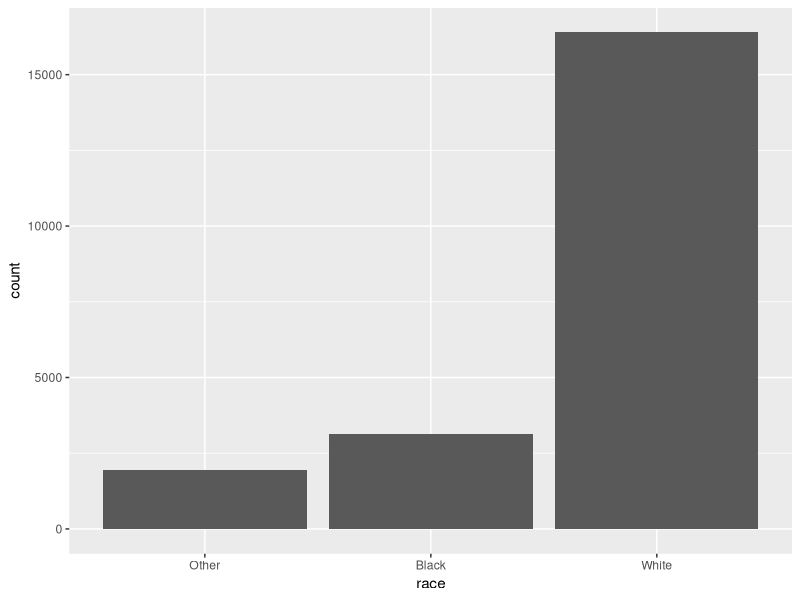
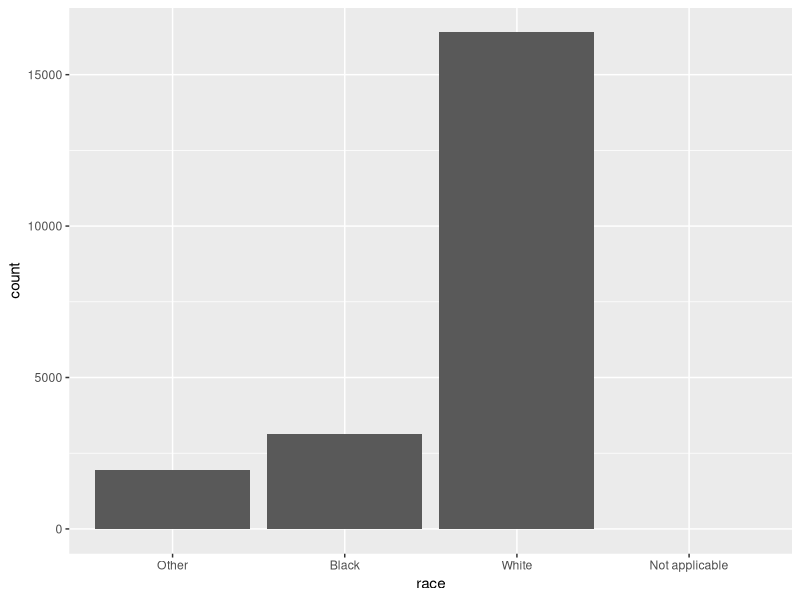
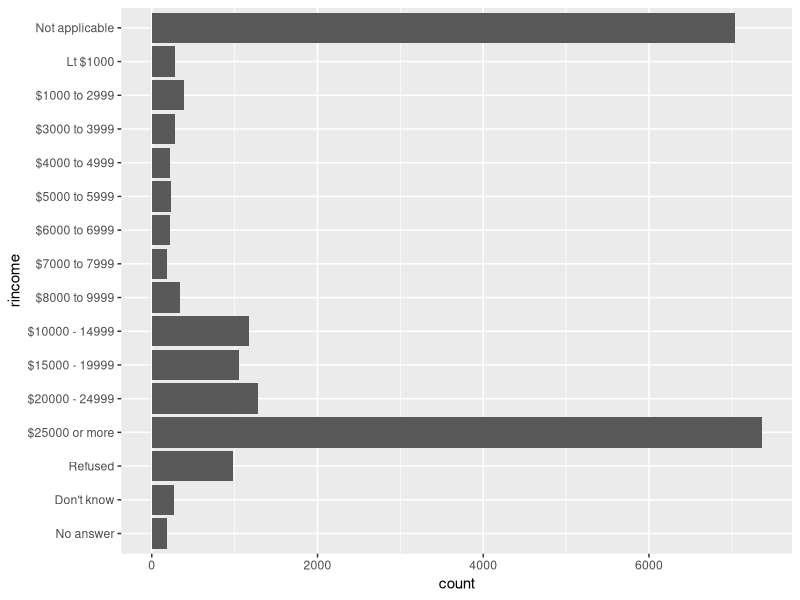
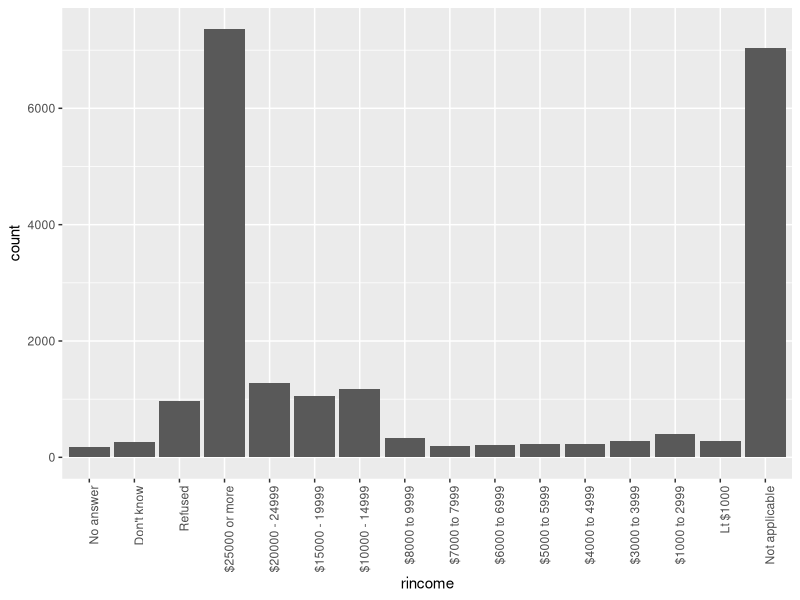
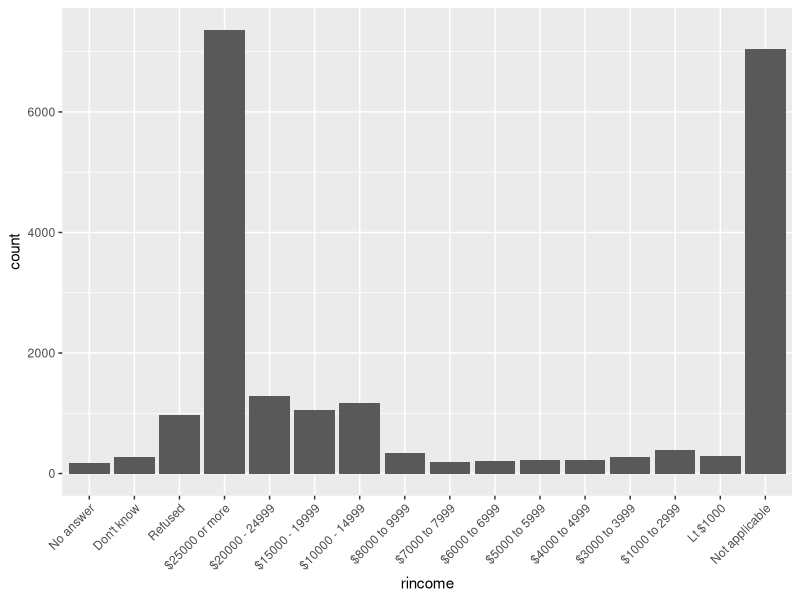
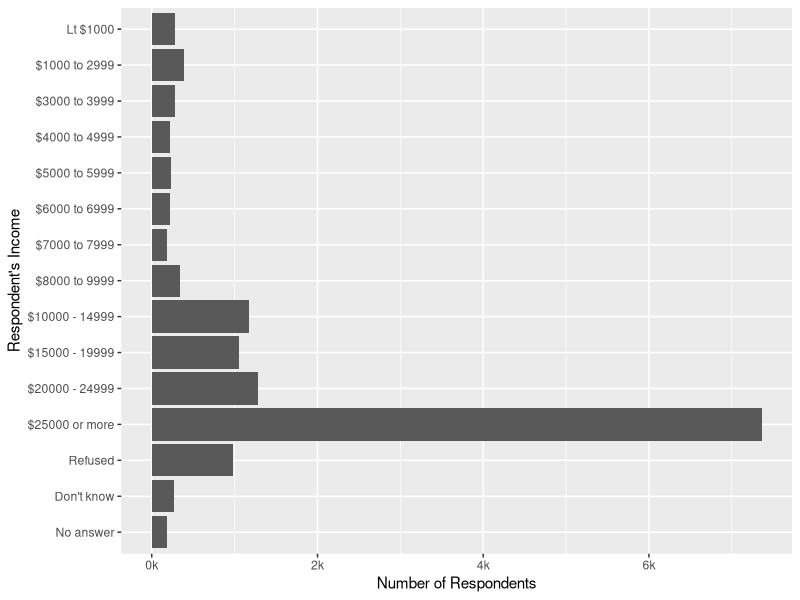
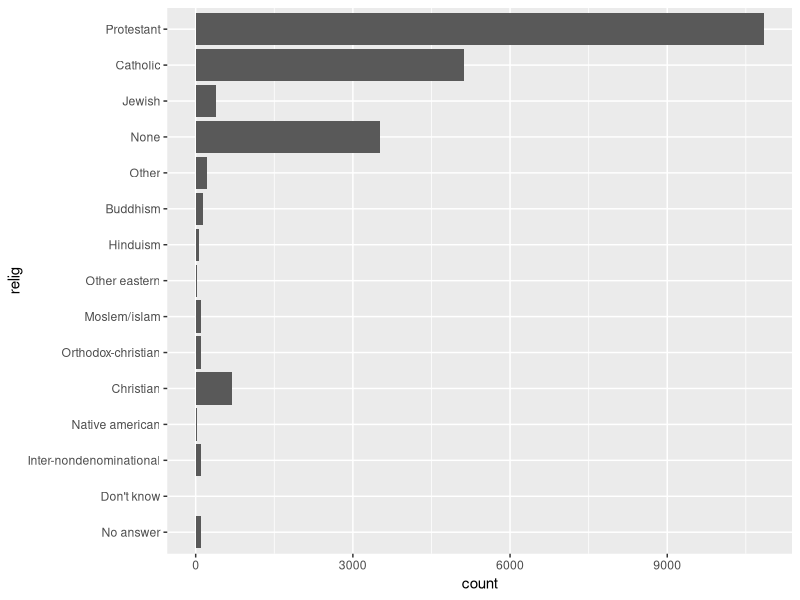
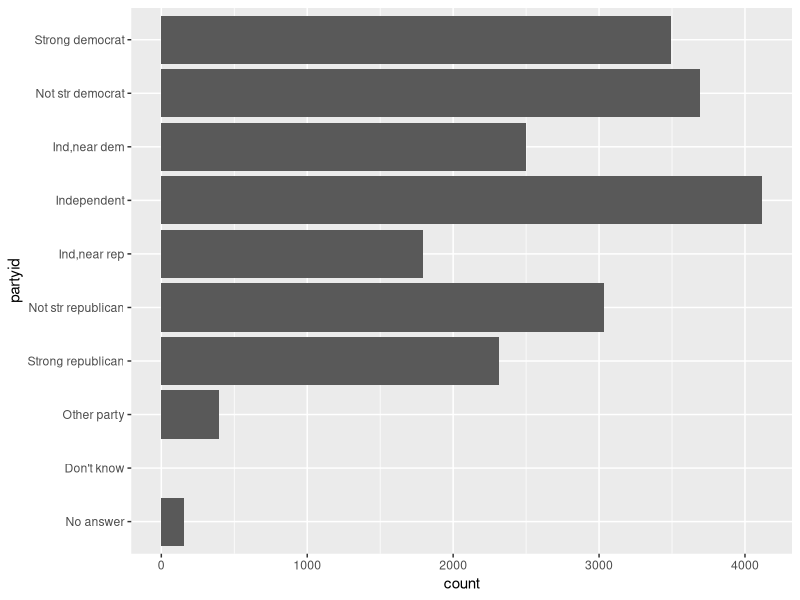

Recreate these plots in R, in order.
## ---- chunk 1
library(tidyverse)
library(forcats)
## ---- chunk 2
x1 <- c("Dec", "Apr", "Jan", "Mar")
## ---- chunk 3
x2 <- c("Dec", "Apr", "Jam", "Mar")
## ---- chunk 4
sort(x1)
## ---- chunk 5
month_levels <- c(
  "Jan", "Feb", "Mar", "Apr", "May", "Jun", 
  "Jul", "Aug", "Sep", "Oct", "Nov", "Dec"
)
## ---- chunk 6
y1 <- factor(x1, levels = month_levels)
y1
sort(y1)
## ---- chunk 7
y2 <- factor(x2, levels = month_levels)
y2
## ---- chunk 8
y2 <- parse_factor(x2, levels = month_levels)
## ---- chunk 9
factor(x1)
## ---- chunk 10
f1 <- factor(x1, levels = unique(x1))
f1
f2 <- x1 %>% factor() %>% fct_inorder()
f2
## ---- chunk 11
levels(f2)
## ---- chunk 12
gss_cat
## ---- chunk 13
gss_cat %>% count(race)

ggplot(gss_cat, aes(race)) +
  geom_bar()
## ---- chunk 14
ggplot(gss_cat, aes(race)) +
  geom_bar() +
  scale_x_discrete(drop = FALSE)
## ---- chunk 15
gss_cat %>%
  count(rincome)

rincome_plot <- ggplot(gss_cat, aes(rincome)) +
  geom_bar()
## ---- chunk 16
rincome_plot +
  coord_flip()
## ---- chunk 17
rincome_plot + theme(axis.text.x = element_text(angle = 90, hjust = 1))
## ---- chunk 18
rincome_plot + theme(axis.text.x = element_text(angle = 45, hjust = 1))
## ---- chunk 19
gss_cat %>%
  filter(!rincome %in% c("Not applicable")) %>%
  ggplot(aes(rincome)) +
  geom_bar() +
  coord_flip() +
  scale_y_continuous("Number of Respondents", labels = function(x) paste0(x/1000, "k")) +
  scale_x_discrete("Respondent's Income")
## ---- chunk 20
gss_cat %>%
  ggplot(aes(relig)) +
  geom_bar() +
  coord_flip()
## ---- chunk 21
gss_cat %>%
  count(relig) %>%
  arrange(desc(n)) %>%
  head(1)
## ---- chunk 22
gss_cat %>%
  ggplot(aes(partyid)) +
  geom_bar() +
  coord_flip()
## ---- chunk 23
gss_cat %>%
  count(partyid) %>%
  arrange(desc(n)) %>%
  head(1)
## ---- chunk 24
ggplot(gss_cat, aes(relig)) +
  geom_bar(aes(fill = denom), position = "fill") +
  scale_x_discrete(drop = FALSE) +
  coord_flip()
## ---- chunk 25
gss_cat %>%
  filter(!denom %in% c("Not applicable")) %>%
ggplot(aes(relig)) +
  geom_bar(aes(fill = denom), position = "fill") +
  coord_flip()
## ---- chunk 26
gss_cat %>%
  filter(!denom %in% c("Not applicable")) %>%
  count(relig) %>%
  arrange(desc(n))
## ---- chunk 27
relig_summary <- gss_cat %>%
  group_by(relig) %>%
  summarise(
    age = mean(age, na.rm = TRUE),
    tvhours = mean(tvhours, na.rm = TRUE),
    n = n()
  )

ggplot(relig_summary, aes(tvhours, relig)) + geom_point()
## ---- chunk 28
ggplot(relig_summary, aes(tvhours, fct_reorder(relig, tvhours))) +
  geom_point()
## ---- chunk 29
relig_summary %>%
  mutate(relig = fct_reorder(relig, tvhours)) %>%
  ggplot(aes(tvhours, relig)) +
    geom_point()
## ---- chunk 30
rincome_summary <- gss_cat %>%
  group_by(rincome) %>%
  summarise(
    age = mean(age, na.rm = TRUE),
    tvhours = mean(tvhours, na.rm = TRUE),
    n = n()
  )

ggplot(rincome_summary, aes(age, fct_reorder(rincome, age))) + geom_point()
## ---- chunk 31
ggplot(rincome_summary, aes(age, fct_relevel(rincome, "Not applicable"))) +
  geom_point()
## ---- chunk 32
by_age <- gss_cat %>%
  filter(!is.na(age)) %>%
  count(age, marital) %>%
  group_by(age) %>%
  mutate(prop = n / sum(n))

ggplot(by_age, aes(age, prop, colour = marital)) +
  geom_line(na.rm = TRUE)

ggplot(by_age, aes(age, prop, colour = fct_reorder2(marital, age, prop))) +
  geom_line() +
  labs(colour = "marital")
## ---- chunk 33
gss_cat %>%
  mutate(marital = marital %>% 
           fct_infreq()) %>%
  ggplot(aes(marital)) +
    geom_bar()
## ---- chunk 34
gss_cat %>%
  mutate(marital = marital %>% 
           fct_infreq() %>%
           fct_rev()) %>%
  ggplot(aes(marital)) +
    geom_bar()
## ---- chunk 35
gss_cat %>%
  count(tvhours) %>%
  arrange(desc(tvhours))
## ---- chunk 36
gss_cat %>%
  ggplot(aes(tvhours)) +
  geom_histogram(binwidth = 1, na.rm = TRUE)
## ---- chunk 37
summary(gss_cat[["tvhours"]])
## ---- chunk 38
gss_cat %>%
  ggplot(aes(x = marital)) +
  geom_bar()
## ---- chunk 39
ggplot(gss_cat, aes(fct_relevel(marital,"Married", "Separated", "Divorced", "Widowed", "Never married"))) +
  geom_bar() +
  labs(x = "marital")
